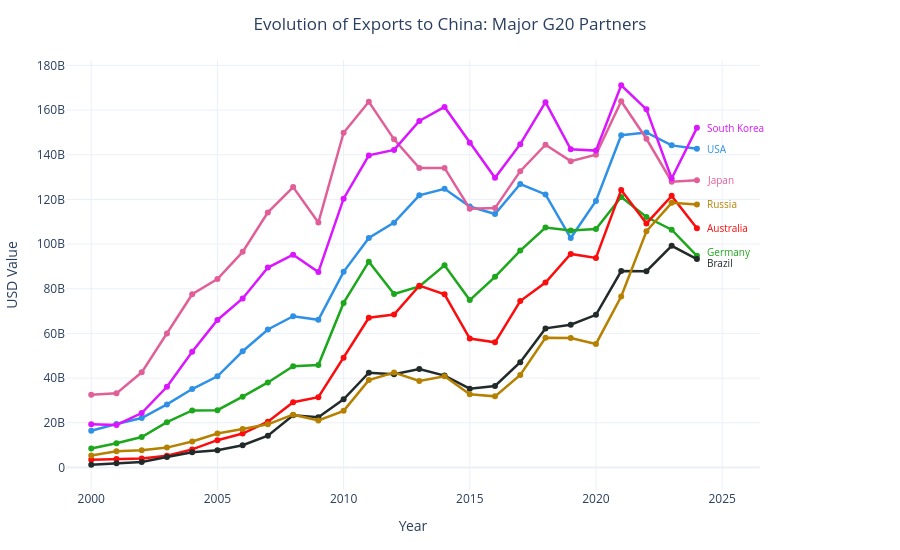

Notebook code cell kept with this figure:
### Markdown cell above
Evolução das exportações dos países do G20 para a China entre 2000 e 2024

### Code cell
#exportações g20 para china (maiores parceiros)

import plotly.graph_objs as go
import plotly.express as px

#separação maiores parceiros
grupo_principais_iso = ['USA', 'JPN', 'DEU', 'AUS', 'KOR', 'BRA', 'RUS']

#visualização
cores_principais = px.colors.qualitative.Dark24

ultimos_valores = []
for iso in grupo_principais_iso:
    df_pais = evolucao_g20[evolucao_g20['partner_iso3_code'] == iso]
    if not df_pais.empty:
        df_pais = df_pais.sort_values('year')
        val = df_pais['import_value'].iloc[-1]
        nome = df_pais['Pais'].iloc[0]
        ultimos_valores.append({'iso': iso, 'val_real': val, 'val_ajustado': val, 'nome': nome})

ultimos_valores.sort(key=lambda x: x['val_real'])

distancia_minima = 5.0 * 10**9 

for _ in range(300):
    for i in range(len(ultimos_valores) - 1):
        if (ultimos_valores[i+1]['val_ajustado'] - ultimos_valores[i]['val_ajustado']) < distancia_minima:
            sobreposicao = distancia_minima - (ultimos_valores[i+1]['val_ajustado'] - ultimos_valores[i]['val_ajustado'])
            ultimos_valores[i]['val_ajustado'] -= sobreposicao / 2
            ultimos_valores[i+1]['val_ajustado'] += sobreposicao / 2
            
posicoes_ajustadas = {item['iso']: item['val_ajustado'] for item in ultimos_valores}

fig1 = go.Figure()

for i, iso in enumerate(grupo_principais_iso):
    df_pais = evolucao_g20[evolucao_g20['partner_iso3_code'] == iso].sort_values('year')
    
    if not df_pais.empty:
        nome_pais = df_pais['Pais'].iloc[0]
        cor = cores_principais[i % len(cores_principais)]
        
    
        fig1.add_trace(
            go.Scatter(
                x=df_pais['year'], 
                y=df_pais['import_value'], 
                name=nome_pais, 
                mode='lines+markers', 
                line=dict(color=cor, width=2.5),
                showlegend=False))
        
    
        fig1.add_annotation(
            x=df_pais['year'].iloc[-1], 
            y=posicoes_ajustadas[iso],
            text=nome_pais, 
            showarrow=False, 
            xanchor='left', 
            yanchor='middle',
            xshift=8, 
            font=dict(color=cor, size=10))

fig1.update_layout(
    title=dict(text="Evolution of Exports to China: Major G20 Partners", x=0.5),
    template="plotly_white",
    height=550, 
    hovermode="x unified",
    margin=dict(r=140, l=60, t=60, b=60))

fig1.update_yaxes(title_text="USD Value")
fig1.update_xaxes(title_text="Year", range=[1999, 2026.5], rangeslider_visible=False)

fig1.show()

### Figure 1 — Plotly figure (JSON) as saved in the notebook; plotly's stock layout.template omitted (floating-point values rounded to 4 significant figures)
{"data": [{"line": {"color": "#2E91E5", "width": 2.5}, "mode": "lines+markers", "name": "USA", "showlegend": false, "type": "scatter", "x": [2000, 2001, 2002, 2003, 2004, 2005, 2006, 2007, 2008, 2009, 2010, 2011, 2012, 2013, 2014, 2015, 2016, 2017, 2018, 2019, 2020, 2021, 2022, 2023, 2024], "y": [16465312820, 19473592926, 22124874969, 28229564216, 35103652355, 40803145390, 52031175212, 61793471080, 67718031931, 66110813853, 87570765066, 102747387674, 109615928450, 121840751307, 124745695507, 116842993283, 113477520444, 126905564272, 122234640303, 102707498505, 119310920859, 148761260059, 150007672108, 144206352954, 142669946252]}, {"line": {"color": "#E15F99", "width": 2.5}, "mode": "lines+markers", "name": "Japan", "showlegend": false, "type": "scatter", "x": [2000, 2001, 2002, 2003, 2004, 2005, 2006, 2007, 2008, 2009, 2010, 2011, 2012, 2013, 2014, 2015, 2016, 2017, 2018, 2019, 2020, 2021, 2022, 2023, 2024], "y": [32585010986, 33172232657, 42596266298, 60008635938, 77569081611, 84320438381, 96524790800, 114195216445, 125536483896, 109648053356, 149849759563, 163738198952, 146911634816, 134062814800, 134091615143, 115840545673, 116111847120, 132652851283, 144485487590, 137136094315, 140037586940, 163956817141, 147169783418, 127962328235, 128536317638]}, {"line": {"color": "#1CA71C", "width": 2.5}, "mode": "lines+markers", "name": "Germany", "showlegend": false, "type": "scatter", "x": [2000, 2001, 2002, 2003, 2004, 2005, 2006, 2007, 2008, 2009, 2010, 2011, 2012, 2013, 2014, 2015, 2016, 2017, 2018, 2019, 2020, 2021, 2022, 2023, 2024], "y": [8485381434, 10807295557, 13637248908, 20264525095, 25526047575, 25626396706, 31683842972, 38052499956, 45311104115, 45872286401, 73657793493, 92114878642, 77659962882, 81038275613, 90516447585, 74939148657, 85350335994, 97124345005, 107428083481, 106072348893, 106744783988, 121072843605, 112127324916, 106427674126, 94740612277]}, {"line": {"color": "#FB0D0D", "width": 2.5}, "mode": "lines+markers", "name": "Australia", "showlegend": false, "type": "scatter", "x": [2000, 2001, 2002, 2003, 2004, 2005, 2006, 2007, 2008, 2009, 2010, 2011, 2012, 2013, 2014, 2015, 2016, 2017, 2018, 2019, 2020, 2021, 2022, 2023, 2024], "y": [3479242636, 3823183497, 4055365469, 5280376902, 8074787292, 12211798363, 15189900968, 20486504284, 29180878667, 31441546809, 49144626254, 67009133295, 68450553391, 81384829583, 77503531649, 57722255076, 56010785341, 74525301312, 82806419229, 95614078479, 93821866449, 124271246792, 109246219103, 121594036644, 107076793507]}, {"line": {"color": "#DA16FF", "width": 2.5}, "mode": "lines+markers", "name": "South Korea", "showlegend": false, "type": "scatter", "x": [2000, 2001, 2002, 2003, 2004, 2005, 2006, 2007, 2008, 2009, 2010, 2011, 2012, 2013, 2014, 2015, 2016, 2017, 2018, 2019, 2020, 2021, 2022, 2023, 2024], "y": [19341697703, 19059880029, 24364852151, 36130204832, 51765228229, 66040708112, 75667325992, 89492495608, 95258072371, 87478300554, 120344803497, 139720122908, 142182324940, 155163974605, 161414286822, 145362147074, 129702326651, 144742706104, 163549159862, 142481025820, 141860876465, 171123828053, 160335135575, 129369847704, 152040090849]}, {"line": {"color": "#222A2A", "width": 2.5}, "mode": "lines+markers", "name": "Brazil", "showlegend": false, "type": "scatter", "x": [2000, 2001, 2002, 2003, 2004, 2005, 2006, 2007, 2008, 2009, 2010, 2011, 2012, 2013, 2014, 2015, 2016, 2017, 2018, 2019, 2020, 2021, 2022, 2023, 2024], "y": [1210626814, 1886766011, 2453921102, 4653637772, 6773059722, 7690488353, 9977944826, 14238273451, 23371290291, 22476282503, 30502570904, 42419498258, 41695771577, 44053957028, 41143468188, 35248353195, 36499472078, 47147880539, 62269095800, 63906994705, 68315019521, 87949402009, 87878804156, 99214932014, 93291943352]}, {"line": {"color": "#B68100", "width": 2.5}, "mode": "lines+markers", "name": "Russia", "showlegend": false, "type": "scatter", "x": [2000, 2001, 2002, 2003, 2004, 2005, 2006, 2007, 2008, 2009, 2010, 2011, 2012, 2013, 2014, 2015, 2016, 2017, 2018, 2019, 2020, 2021, 2022, 2023, 2024], "y": [5391428461, 7242351141, 7659797824, 8884846580, 11602477005, 15213380778, 17194952092, 19311089010, 23632861410, 21012634941, 25343676761, 39100076214, 42498087977, 38717091780, 40791179463, 32787156557, 31833650565, 41406120173, 58036160375, 57970478496, 55292093137, 76548066902, 105736583782, 118492122450, 117748279864]}], "layout": {"annotations": [{"font": {"color": "#2E91E5", "size": 10}, "showarrow": false, "text": "USA", "x": 2024, "xanchor": "left", "xshift": 8, "y": 142669946252, "yanchor": "middle"}, {"font": {"color": "#E15F99", "size": 10}, "showarrow": false, "text": "Japan", "x": 2024, "xanchor": "left", "xshift": 8, "y": 128536317638, "yanchor": "middle"}, {"font": {"color": "#1CA71C", "size": 10}, "showarrow": false, "text": "Germany", "x": 2024, "xanchor": "left", "xshift": 8, "y": 96520000000.0, "yanchor": "middle"}, {"font": {"color": "#FB0D0D", "size": 10}, "showarrow": false, "text": "Australia", "x": 2024, "xanchor": "left", "xshift": 8, "y": 107076793507, "yanchor": "middle"}, {"font": {"color": "#DA16FF", "size": 10}, "showarrow": false, "text": "South Korea", "x": 2024, "xanchor": "left", "xshift": 8, "y": 152040090849, "yanchor": "middle"}, {"font": {"color": "#222A2A", "size": 10}, "showarrow": false, "text": "Brazil", "x": 2024, "xanchor": "left", "xshift": 8, "y": 91520000000.0, "yanchor": "middle"}, {"font": {"color": "#B68100", "size": 10}, "showarrow": false, "text": "Russia", "x": 2024, "xanchor": "left", "xshift": 8, "y": 117748279864, "yanchor": "middle"}], "height": 550, "hovermode": "x unified", "margin": {"b": 60, "l": 60, "r": 140, "t": 60}, "title": {"text": "Evolution of Exports to China: Major G20 Partners", "x": 0.5}, "xaxis": {"range": [1999, 2026.0], "rangeslider": {"visible": false}, "title": {"text": "Year"}}, "yaxis": {"title": {"text": "USD Value"}}}}
